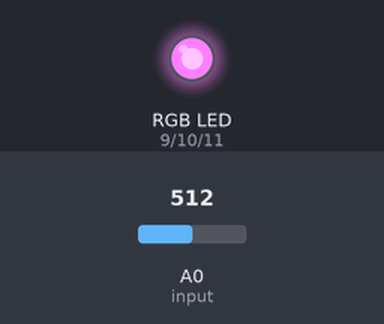
A sketch run on a simulated Arduino Uno, built with avr-gcc and run on an emulated ATmega328P. Shown: an RGB LED mixed from three pins (HIGH = lit). The inputs (shaded band) are chosen by the test bench; at power-on: A0 (input) = 512. What the sketch prints to the serial monitor is not drawn.

Above: at 1.2 s.
1.3 s: A0 (input) set to 716
At 1.9 s:
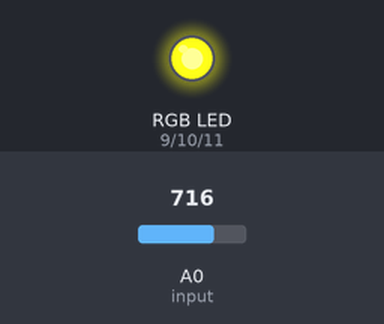
2.8 s: A0 (input) set to 900
At 4.0 s:
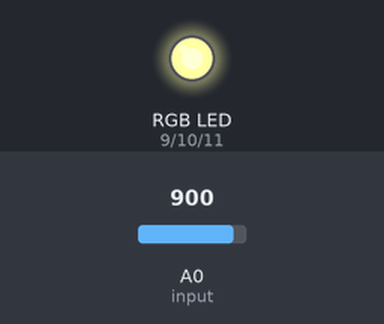
4.3 s: A0 (input) set to 1023
At 5.4 s:
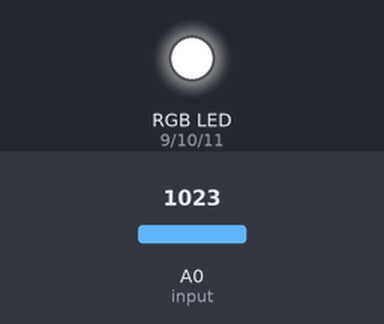
5.8 s: A0 (input) set to 511
At 6.6 s:
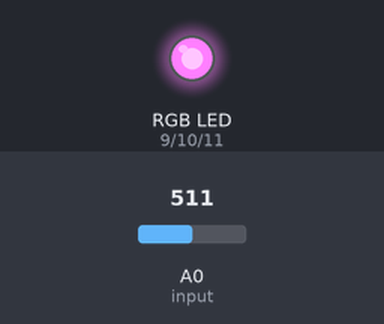
7.3 s: A0 (input) set to 306
At 7.6 s:
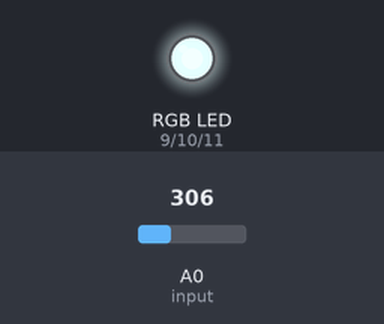
8.8 s: A0 (input) set to 122
At 10.0 s:
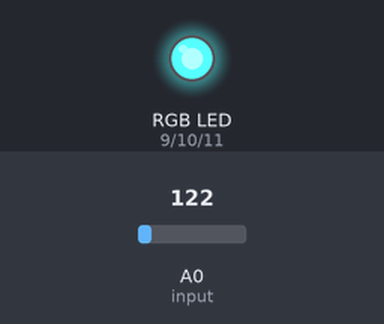
Timing chart, 0 to 11.3 s (numbered marks = the images above; inputs shaded):
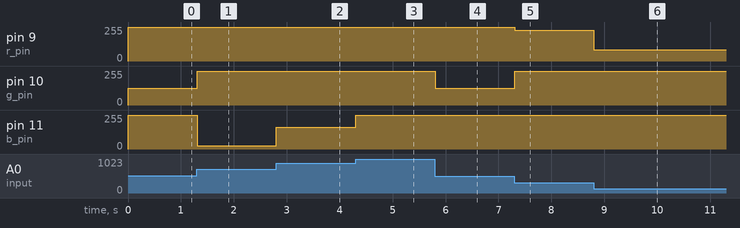

Measured:
- after the input at 1.3 s, pin 10 (g_pin): 127/255 → 255/255 at once; pin 11 (b_pin): 255/255 → 25/255 at once
- after the input at 2.8 s, pin 11 (b_pin): 25/255 → 163/255 at once
- after the input at 4.3 s, pin 11 (b_pin): 163/255 → 255/255 at once
- after the input at 5.8 s, pin 10 (g_pin): 255/255 → 127/255 at once
- after the input at 7.3 s, pin 9 (r_pin): 255/255 → 229/255 at once; pin 10 (g_pin): 127/255 → 255/255 at once
- after the input at 8.8 s, pin 9 (r_pin): 229/255 → 86/255 at once

The sketch:

potentiometer_rgb.ino
```cpp
int input = A0;

//OUTPUT PINS
int b_pin = 11;
int g_pin = 10;
int r_pin = 9;

void setup() {
  // put your setup code here, to run once:
  Serial.begin(9600);
  pinMode(input, INPUT);

  pinMode(r_pin, OUTPUT);
  pinMode(g_pin, OUTPUT);
  pinMode(b_pin, OUTPUT);
}

void loop() {
  // put your main code here, to run repeatedly:
  int val = analogRead(input);
  Serial.print(val);

  int newVal = map(val, 0, 1020, 0, 150);
  if(newVal <= 50){
    int led = map(newVal, 0, 50, 0, 255);
    set_rgb(led, 255, 255);
  }
  else if(newVal > 50 && newVal <= 100){
    int led = map(newVal, 50, 100, 0, 255);
    set_rgb(255, led, 255);
  }
  else if(newVal > 100){
    int led = map(newVal, 100, 150, 0, 255);
    set_rgb(255, 255, led);
  }
}


void set_rgb(int r_val, int g_val, int b_val){
  //SETTING EACH
  analogWrite(r_pin, r_val);
  analogWrite(g_pin, g_val);
  analogWrite(b_pin, b_val);
}
```
